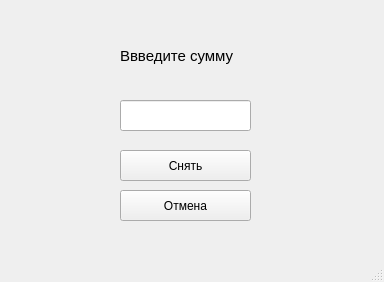
<?xml version="1.0" encoding="UTF-8"?>
<ui version="4.0">
 <class>WithdrawWindow</class>
 <widget class="QMainWindow" name="WithdrawWindow">
  <property name="geometry">
   <rect>
    <x>0</x>
    <y>0</y>
    <width>384</width>
    <height>282</height>
   </rect>
  </property>
  <property name="windowTitle">
   <string>MainWindow</string>
  </property>
  <widget class="QWidget" name="centralwidget">
   <widget class="QLabel" name="label">
    <property name="geometry">
     <rect>
      <x>120</x>
      <y>40</y>
      <width>161</width>
      <height>31</height>
     </rect>
    </property>
    <property name="font">
     <font>
      <pointsize>11</pointsize>
     </font>
    </property>
    <property name="text">
     <string>Ввведите сумму</string>
    </property>
   </widget>
   <widget class="QLineEdit" name="lineEdit">
    <property name="geometry">
     <rect>
      <x>120</x>
      <y>100</y>
      <width>131</width>
      <height>31</height>
     </rect>
    </property>
   </widget>
   <widget class="QPushButton" name="WithdrawButton">
    <property name="geometry">
     <rect>
      <x>120</x>
      <y>150</y>
      <width>131</width>
      <height>31</height>
     </rect>
    </property>
    <property name="text">
     <string>Снять</string>
    </property>
   </widget>
   <widget class="QPushButton" name="ExitButton">
    <property name="geometry">
     <rect>
      <x>120</x>
      <y>190</y>
      <width>131</width>
      <height>31</height>
     </rect>
    </property>
    <property name="text">
     <string>Отмена</string>
    </property>
   </widget>
  </widget>
  <widget class="QMenuBar" name="menubar">
   <property name="geometry">
    <rect>
     <x>0</x>
     <y>0</y>
     <width>384</width>
     <height>26</height>
    </rect>
   </property>
  </widget>
  <widget class="QStatusBar" name="statusbar"/>
 </widget>
 <resources/>
 <connections/>
</ui>
